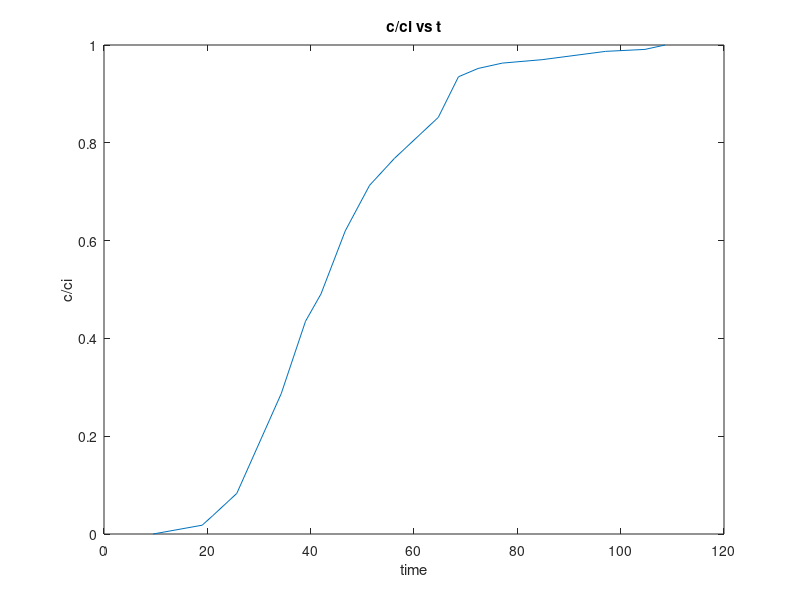

MATLAB code for this plot:
clear; close all;
%% Given data
u_superficial = 0.29;
t = [9.5,19,21,25.7,34.3,39,42,46.7,51.4,56.2,64.7,68.6,72.4,77.1,84.8,97.1,104.7,108.6];
te = 108.6;
c = [0,0.018,0.037,0.083,0.287,0.435,0.491,0.62,0.713,0.768,0.852,0.935,0.952,0.963,0.97,0.987,0.991,1];
L = 0.2;
ci = 0.11;
plot(t,c);
title('c/ci vs t');
ylabel('c/ci');
xlabel('time');
%% Part a
t_break = spline(c,t,0.03);
pp = spline(t,c);
n = 40;
time = linspace(9.5,108.6,n*(10));
ts = te - trapz(time,ppval(pp,time));
% Following code evaluates both the integrals numerically and minimises it.
% No need to run this part because we have already simplified it into a
% simple linear eqn in ts.
% min = trapz(time,ppval(pp,time));
% ts = 230;
% ar_diff = zeros(n*10-1,1);
% l = length(time);
% for i = 2:l-1
%     ar_diff(i) = trapz(time(1:l),ppval(pp,time(1:l)))-(108.6-time(i));
%     if min > abs(ar_diff(i))
%         min = abs(ar_diff(i));
%         ts = time(i);
%     end
% end
us = L/ts*60; %m/h
LUB = L*(1-t_break/ts);
MTZ = (te-t_break)/te*L;%Since curve is NOT symmetric
%% Part b
V = 3000/60/60;%m^3/s
D = sqrt(4*V/(u_superficial*pi));
t_cycle = 8;
bed_density = 700;
L_used = 8*us;
L_scaleup = LUB + L_used; 
sol_adsorbed = V*ci*t_cycle*3600;
avg_loading = sol_adsorbed/(L_scaleup*bed_density*pi*D^2/4);
max_loading = sol_adsorbed/(L_used*bed_density*pi*D^2/4);